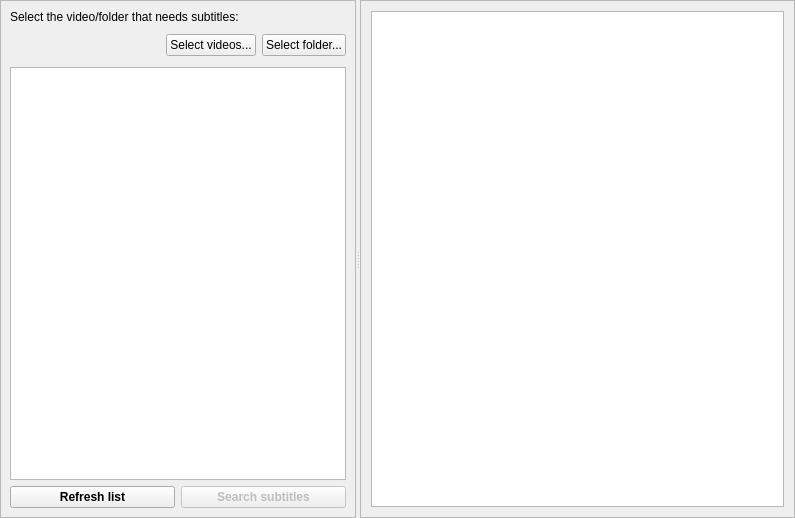
<?xml version="1.0" encoding="UTF-8"?>
<ui version="4.0">
 <class>SearchFileWidget</class>
 <widget class="QWidget" name="SearchFileWidget">
  <property name="geometry">
   <rect>
    <x>0</x>
    <y>0</y>
    <width>795</width>
    <height>518</height>
   </rect>
  </property>
  <layout class="QVBoxLayout" name="verticalLayout">
   <property name="leftMargin">
    <number>0</number>
   </property>
   <property name="topMargin">
    <number>0</number>
   </property>
   <property name="rightMargin">
    <number>0</number>
   </property>
   <property name="bottomMargin">
    <number>0</number>
   </property>
   <item>
    <widget class="QFrame" name="frame">
     <property name="frameShape">
      <enum>QFrame::NoFrame</enum>
     </property>
     <layout class="QVBoxLayout" name="verticalLayout_6">
      <property name="spacing">
       <number>0</number>
      </property>
      <property name="sizeConstraint">
       <enum>QLayout::SetMinimumSize</enum>
      </property>
      <property name="leftMargin">
       <number>0</number>
      </property>
      <property name="topMargin">
       <number>0</number>
      </property>
      <property name="rightMargin">
       <number>0</number>
      </property>
      <property name="bottomMargin">
       <number>0</number>
      </property>
      <item>
       <widget class="QSplitter" name="splitter">
        <property name="orientation">
         <enum>Qt::Horizontal</enum>
        </property>
        <widget class="QFrame" name="frame_2">
         <property name="frameShape">
          <enum>QFrame::StyledPanel</enum>
         </property>
         <property name="frameShadow">
          <enum>QFrame::Raised</enum>
         </property>
         <layout class="QVBoxLayout" name="verticalLayout_3">
          <item>
           <layout class="QHBoxLayout" name="horizontalLayout_10">
            <item>
             <widget class="QLabel" name="label_11">
              <property name="text">
               <string>Select the video/folder that needs subtitles:</string>
              </property>
             </widget>
            </item>
            <item>
             <spacer>
              <property name="orientation">
               <enum>Qt::Horizontal</enum>
              </property>
              <property name="sizeType">
               <enum>QSizePolicy::Expanding</enum>
              </property>
              <property name="sizeHint" stdset="0">
               <size>
                <width>88</width>
                <height>13</height>
               </size>
              </property>
             </spacer>
            </item>
           </layout>
          </item>
          <item>
           <layout class="QHBoxLayout" name="horizontalLayout_6">
            <item>
             <spacer name="horizontalSpacer">
              <property name="orientation">
               <enum>Qt::Horizontal</enum>
              </property>
              <property name="sizeHint" stdset="0">
               <size>
                <width>88</width>
                <height>31</height>
               </size>
              </property>
             </spacer>
            </item>
            <item>
             <widget class="QPushButton" name="buttonSearchSelectVideos">
              <property name="sizePolicy">
               <sizepolicy hsizetype="Preferred" vsizetype="Fixed">
                <horstretch>0</horstretch>
                <verstretch>0</verstretch>
               </sizepolicy>
              </property>
              <property name="toolTip">
               <string>Select videos that need subtitles</string>
              </property>
              <property name="text">
               <string>Select videos...</string>
              </property>
              <property name="icon">
               <iconset resource="images.qrc">
                <normaloff>:/images/open_video.png</normaloff>:/images/open_video.png</iconset>
              </property>
              <property name="iconSize">
               <size>
                <width>16</width>
                <height>16</height>
               </size>
              </property>
             </widget>
            </item>
            <item>
             <widget class="QPushButton" name="buttonSearchSelectFolder">
              <property name="sizePolicy">
               <sizepolicy hsizetype="Preferred" vsizetype="Fixed">
                <horstretch>0</horstretch>
                <verstretch>0</verstretch>
               </sizepolicy>
              </property>
              <property name="toolTip">
               <string>Click here to Search the subtitles of the movies in that folder</string>
              </property>
              <property name="text">
               <string>Select folder...</string>
              </property>
              <property name="icon">
               <iconset resource="images.qrc">
                <normaloff>:/images/open_folder.png</normaloff>:/images/open_folder.png</iconset>
              </property>
              <property name="iconSize">
               <size>
                <width>16</width>
                <height>16</height>
               </size>
              </property>
             </widget>
            </item>
           </layout>
          </item>
          <item>
           <widget class="QTreeView" name="folderView"/>
          </item>
          <item>
           <layout class="QHBoxLayout" name="horizontalLayout_4">
            <item>
             <widget class="QPushButton" name="buttonRefresh">
              <property name="enabled">
               <bool>true</bool>
              </property>
              <property name="font">
               <font>
                <weight>75</weight>
                <bold>true</bold>
               </font>
              </property>
              <property name="text">
               <string>Refresh list</string>
              </property>
              <property name="checkable">
               <bool>false</bool>
              </property>
             </widget>
            </item>
            <item>
             <widget class="QPushButton" name="buttonFind">
              <property name="enabled">
               <bool>false</bool>
              </property>
              <property name="font">
               <font>
                <weight>75</weight>
                <bold>true</bold>
               </font>
              </property>
              <property name="toolTip">
               <string>Click here to Search the subtitles of the movies in that folder</string>
              </property>
              <property name="text">
               <string>Search subtitles</string>
              </property>
              <property name="icon">
               <iconset resource="images.qrc">
                <normaloff>:/images/search.png</normaloff>:/images/search.png</iconset>
              </property>
              <property name="iconSize">
               <size>
                <width>16</width>
                <height>16</height>
               </size>
              </property>
             </widget>
            </item>
           </layout>
          </item>
         </layout>
        </widget>
        <widget class="QFrame" name="groupBox_videosFound">
         <property name="frameShape">
          <enum>QFrame::StyledPanel</enum>
         </property>
         <property name="frameShadow">
          <enum>QFrame::Raised</enum>
         </property>
         <layout class="QVBoxLayout" name="verticalLayout_8">
          <item>
           <widget class="QStackedWidget" name="stackedSearchResult">
            <property name="currentIndex">
             <number>0</number>
            </property>
            <widget class="QWidget" name="pageIntroduction">
             <layout class="QVBoxLayout" name="verticalLayout_11">
              <property name="leftMargin">
               <number>1</number>
              </property>
              <property name="topMargin">
               <number>1</number>
              </property>
              <property name="rightMargin">
               <number>1</number>
              </property>
              <property name="bottomMargin">
               <number>1</number>
              </property>
              <item>
               <widget class="QTextBrowser" name="introductionHelp"/>
              </item>
             </layout>
            </widget>
            <widget class="QWidget" name="pageSearchResult">
             <layout class="QVBoxLayout" name="verticalLayout_12">
              <item>
               <layout class="QHBoxLayout" name="layoutTopVideos" stretch="0,0,0,1">
                <item>
                 <widget class="QLabel" name="label_videosFound">
                  <property name="text">
                   <string>Videos/Subtitles found:</string>
                  </property>
                 </widget>
                </item>
                <item>
                 <spacer name="spacer_3">
                  <property name="orientation">
                   <enum>Qt::Horizontal</enum>
                  </property>
                  <property name="sizeType">
                   <enum>QSizePolicy::Expanding</enum>
                  </property>
                  <property name="sizeHint" stdset="0">
                   <size>
                    <width>88</width>
                    <height>13</height>
                   </size>
                  </property>
                 </spacer>
                </item>
                <item>
                 <widget class="QLabel" name="label_filterBy">
                  <property name="maximumSize">
                   <size>
                    <width>16777215</width>
                    <height>30</height>
                   </size>
                  </property>
                  <property name="font">
                   <font>
                    <weight>75</weight>
                    <bold>true</bold>
                   </font>
                  </property>
                  <property name="text">
                   <string>Filter by:</string>
                  </property>
                 </widget>
                </item>
                <item>
                 <widget class="LanguageComboBox" name="filterLanguageForVideo">
                  <property name="sizePolicy">
                   <sizepolicy hsizetype="Minimum" vsizetype="Fixed">
                    <horstretch>0</horstretch>
                    <verstretch>0</verstretch>
                   </sizepolicy>
                  </property>
                  <property name="minimumSize">
                   <size>
                    <width>100</width>
                    <height>0</height>
                   </size>
                  </property>
                 </widget>
                </item>
               </layout>
              </item>
              <item>
               <widget class="QTreeView" name="videoView">
                <property name="sizePolicy">
                 <sizepolicy hsizetype="Expanding" vsizetype="Expanding">
                  <horstretch>0</horstretch>
                  <verstretch>0</verstretch>
                 </sizepolicy>
                </property>
               </widget>
              </item>
              <item>
               <layout class="QHBoxLayout" name="layoutBottomVideos">
                <property name="bottomMargin">
                 <number>0</number>
                </property>
                <item>
                 <widget class="QPushButton" name="buttonIMDB">
                  <property name="enabled">
                   <bool>false</bool>
                  </property>
                  <property name="text">
                   <string>Movie Info</string>
                  </property>
                  <property name="icon">
                   <iconset resource="images.qrc">
                    <normaloff>:/images/info.png</normaloff>:/images/info.png</iconset>
                  </property>
                  <property name="iconSize">
                   <size>
                    <width>32</width>
                    <height>16</height>
                   </size>
                  </property>
                 </widget>
                </item>
                <item>
                 <spacer name="horizontalSpacer_2">
                  <property name="orientation">
                   <enum>Qt::Horizontal</enum>
                  </property>
                  <property name="sizeHint" stdset="0">
                   <size>
                    <width>0</width>
                    <height>0</height>
                   </size>
                  </property>
                 </spacer>
                </item>
                <item>
                 <widget class="QPushButton" name="buttonPlay">
                  <property name="enabled">
                   <bool>false</bool>
                  </property>
                  <property name="text">
                   <string>Play</string>
                  </property>
                  <property name="icon">
                   <iconset resource="images.qrc">
                    <normaloff>:/images/play.png</normaloff>:/images/play.png</iconset>
                  </property>
                 </widget>
                </item>
                <item>
                 <widget class="QPushButton" name="buttonDownload">
                  <property name="enabled">
                   <bool>false</bool>
                  </property>
                  <property name="font">
                   <font>
                    <weight>75</weight>
                    <bold>true</bold>
                   </font>
                  </property>
                  <property name="text">
                   <string>Download</string>
                  </property>
                  <property name="icon">
                   <iconset resource="images.qrc">
                    <normaloff>:/images/download.png</normaloff>:/images/download.png</iconset>
                  </property>
                 </widget>
                </item>
               </layout>
              </item>
             </layout>
            </widget>
           </widget>
          </item>
         </layout>
        </widget>
       </widget>
      </item>
     </layout>
    </widget>
   </item>
  </layout>
 </widget>
 <customwidgets>
  <customwidget>
   <class>LanguageComboBox</class>
   <extends>QComboBox</extends>
   <header>subdownloader.client.gui.languageComboBox</header>
  </customwidget>
 </customwidgets>
 <resources>
  <include location="images.qrc"/>
 </resources>
 <connections/>
</ui>
